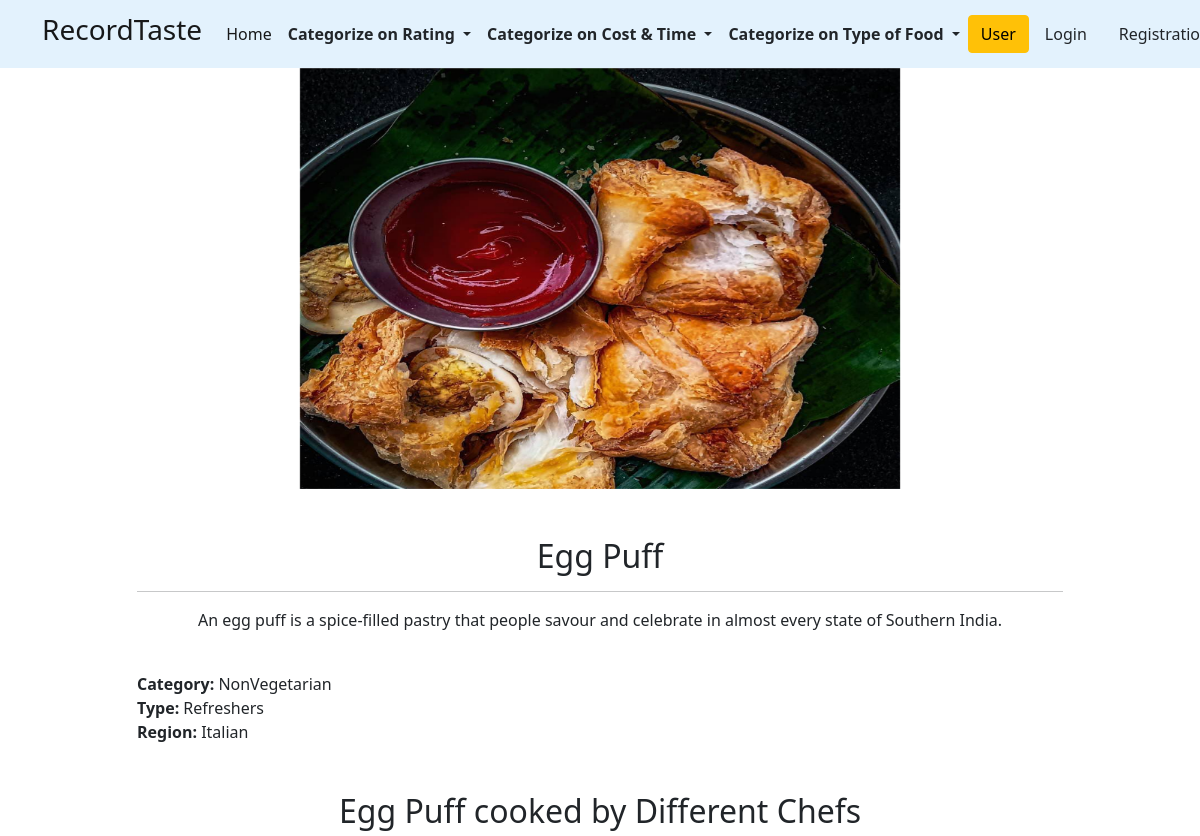
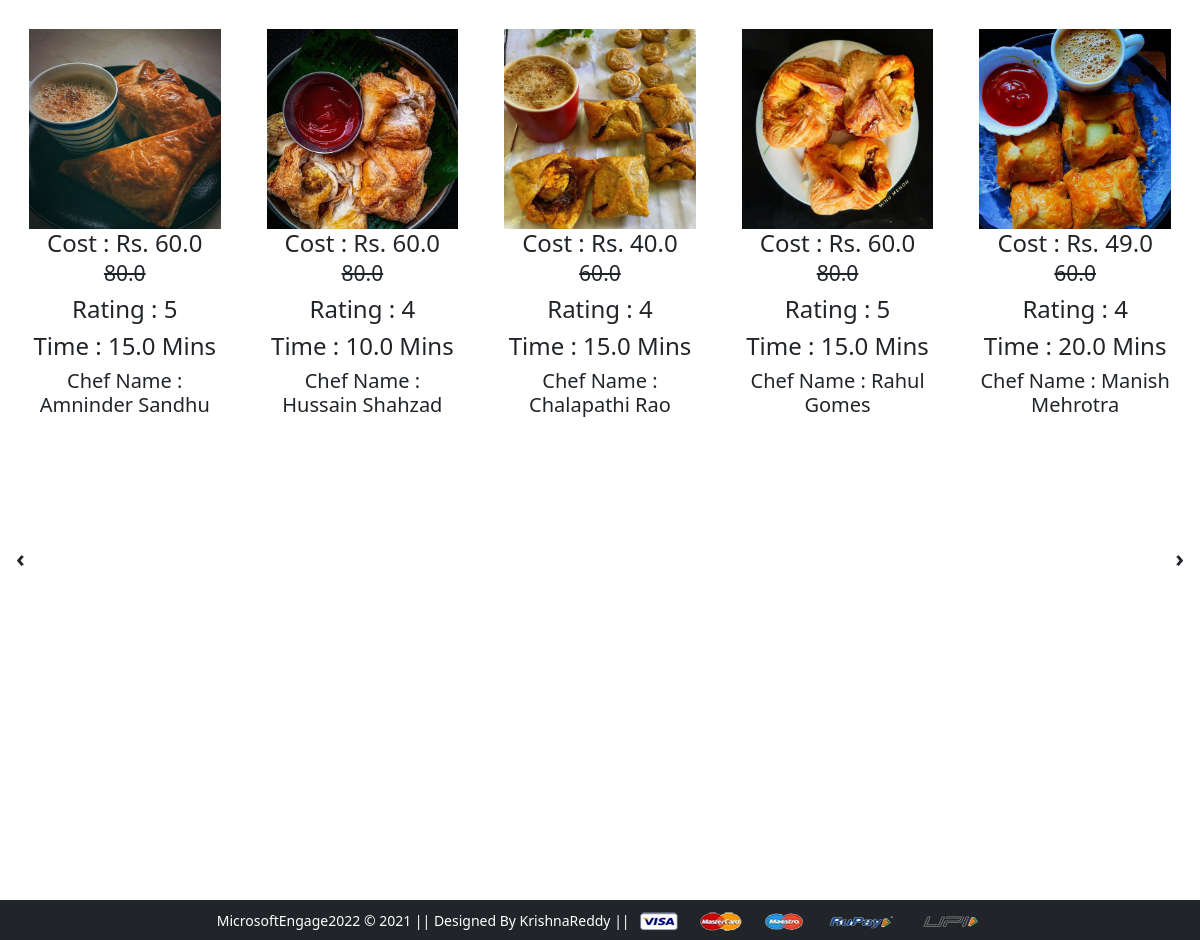
The page /cheff-detail/7 on the database its author committed (2 pictures, top to bottom).
### app/models.py (models this page shows, shortened)
class Chefs_Preparing_Product(models.Model):
 titleid = models.ForeignKey(Product,on_delete=models.CASCADE)
 chef_name=models.CharField(max_length=100)
 selling_price = models.FloatField()
 discounted_price = models.FloatField()
 timeTakesForPreparing=models.FloatField()
 description = models.TextField()
 ratings=models.PositiveIntegerField(default=1)
 category = models.CharField( choices=CATEGORY_CHOICES, max_length=20)
 type_food = models.CharField(choices=TypeFood_CHOICES,max_length=19)
 product_image = models.ImageField(upload_to='Chefproductimg')
 def get_time(self):
     return self.timeTakesForPreparing

class Product(models.Model):
 title = models.CharField(max_length=100,unique=True)
 description = models.TextField()
 type_food = models.CharField(choices=TypeFood_CHOICES,max_length=25)
 category = models.CharField( choices=CATEGORY_CHOICES, max_length=25)
 region=models.CharField(choices=Prefered_choices,max_length=50)
 product_image = models.ImageField(upload_to='productimg')

### app/views.py (the view)
# urls.py: path('cheff-detail/<int:pk>',views.Cheff_Detail.as_view(),name='cheff-detail'),
class Cheff_Detail(View):
    def get(self,request,pk):
        totalitem=0
        product1=Product.objects.get(pk=pk)
        product2=Chefs_Preparing_Product.objects.filter(titleid=pk)
        if request.user.is_authenticated:
            totalitem = len(Cart.objects.filter(user=request.user))
        return render(request,'app/cheff_details.html',{'product1':product1,'product2':product2,'totalitem':totalitem})

### app/templates/app/cheff_details.html (shortened to what this page needs)
{% extends 'app/base.html' %}
{% load static %}
{% block banner_slider %}
 <div id="carouselExampleControls" class="carousel slide" data-bs-ride="carousel">
  <div class="carousel-inner">
    <div class="carousel-item active">
      {% if product2 %}
      <img src="{{product2.1.product_image.url}}" class="center" width="1920" height="421"" alt="...">
      {% endif %}
    </div>
  </div>
  <a class="carousel-control-prev" href="#carouselExampleControls" role="button" data-bs-slide="prev">
    <span class="carousel-control-prev-icon" aria-hidden="True"
    <span class="visually-hidden">Previous</span>
  </a>
  <a class="carousel-control-next" href="#carouselExampleControls" role="button" data-bs-slide="next">
    <span class="carousel-control-next-icon" aria-hidden="True"
    <span class="visually-hidden">Next</span>
  </a>
</div>
{% endblock banner_slider %}
{% block main-content %}
<div class="container my-5 mx-12" >
  <div class="row">
   <div class="col-sm-10 offset-sm-1">
    {% if product1 %}
    <h2>{{product1.title}}</h2>
    <hr>
    <p>{{product1.description}}</p> <br>
    <h7><b>Category: </b> {{product1.category}}  </h7> <br>
    <h7><b>Type: </b> {{product1.type_food}}  </h7> <br>
    <h7><b>Region: </b> {{product1.region}}  </h7> <br>
   </div>
  </div>
 </div>
<div class="mx-3">
    <h2> {{product1.title}} cooked by Different Chefs </h2>
    <div class="owl-carousel" id="slider10">
      {% for p in product2 %}
     <a href="{% url 'product-detail' p.id %}" class="btn"><div class="item"><img src="{{p.product_image.url}}" alt="" height="200px">
      <h4>Cost : Rs. {{p.discounted_price}} <small class="fw-light text-decoration-line-through">{{p.selling_price}}</small></h4>
      <h4>Rating : {{p.ratings}}</h4>
      <h4>Time : {{p.get_time}} Mins </h4>
      <h5>Chef Name : {{p.chef_name}}</h5>
      <br><br><br></div></a>
     {% endfor %}
     {% endif %}
    </div>
   </div>
   <br><br><br><br><br><br><br><br><br><br><br><br>
{% endblock main-content %}

### app/static/app/css/style.css (style rules this page uses)
.owl-carousel .item { font-size: 24px; text-align: center; margin-top: 20px;; }

### app/templates/app/cheff_details.html (style rules this page uses)
.center { display: block; margin-left: auto; margin-right: auto; width: 50%; }
p { text-align: center; }
h2 { text-align: center; }

### rows shown on the page
Chefs_Preparing_Product: product_image (picture), discounted_price "60.0", selling_price "80.0", ratings "4", get_time "10.0", chef_name "Hussain Shahzad"
Product: title "Egg Puff", description "An egg puff is a spice-filled pastry that people savour and celebrate in almost every state of Southern India.", category "NonVegetarian", type_food "Refreshers", region "Italian"
Chefs_Preparing_Product: product_image (picture), discounted_price "60.0", selling_price "80.0", ratings "5", get_time "15.0", chef_name "Amninder Sandhu"
Chefs_Preparing_Product: product_image (picture), discounted_price "40.0", selling_price "60.0", ratings "4", get_time "15.0", chef_name "Chalapathi Rao"
Chefs_Preparing_Product: product_image (picture), discounted_price "60.0", selling_price "80.0", ratings "5", get_time "15.0", chef_name "Rahul Gomes"
Chefs_Preparing_Product: product_image (picture), discounted_price "49.0", selling_price "60.0", ratings "4", get_time "20.0", chef_name "Manish Mehrotra"
